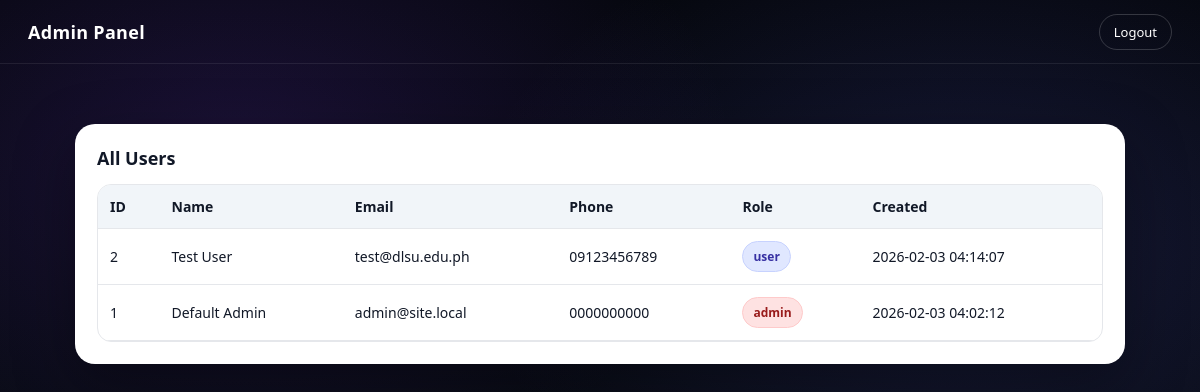
The page /admin.php (signed in) on the database as committed earlier.
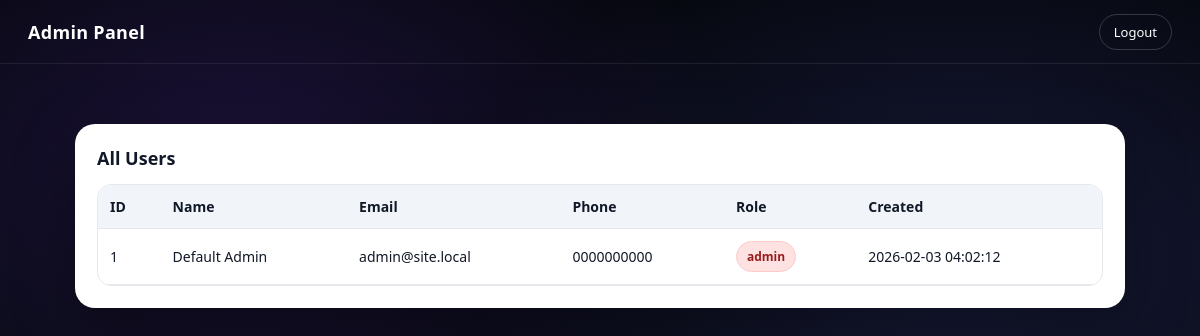
The same page on the database as committed later.
### tables this page shows
CREATE TABLE `users` (
  `id` int NOT NULL AUTO_INCREMENT,
  `full_name` varchar(120) NOT NULL,
  `email` varchar(190) NOT NULL,
  `phone` varchar(30) NOT NULL,
  `password_hash` varchar(255) NOT NULL,
  `role` enum('user','admin') NOT NULL DEFAULT 'user',
  `profile_photo` varchar(255) DEFAULT NULL,
  `created_at` timestamp NULL DEFAULT CURRENT_TIMESTAMP,
  PRIMARY KEY (`id`),
  UNIQUE KEY `email` (`email`),
  UNIQUE KEY `uniq_users_phone` (`phone`)
);

### includes/db.php (called while the page is built, shortened)
<?php
function db(): PDO {
    $dsn = 'mysql:host=' . DB_HOST . ';dbname=' . DB_NAME . ';charset=utf8mb4';
    $pdo = new PDO($dsn, DB_USER, DB_PASS, [
        PDO::ATTR_ERRMODE => PDO::ERRMODE_EXCEPTION,
        PDO::ATTR_DEFAULT_FETCH_MODE => PDO::FETCH_ASSOC,
    ]);
    return $pdo;
}

### admin.php (the view, shortened to what this page needs)
<?php
require_once __DIR__ . '/includes/db.php';
$users = db()
  ->query("SELECT id, full_name, email, phone, role, created_at FROM users ORDER BY created_at DESC")
  ->fetchAll();
?>
<!doctype html>
<html>
<head>
  <link rel="stylesheet" href="<?= BASE_URL ?>/assets/styles.css">
</head>
<body class="dashboard">
  <header class="dash-header">
    <div class="dash-brand">Admin Panel</div>
    <a class="logout" href="<?= BASE_URL ?>/logout.php">Logout</a>
  </header>
  <main class="dash-main">
    <section class="admin-card">
      <h2 class="admin-title">All Users</h2>
      <div class="table-wrap">
        <table class="admin-table">
          <thead>
            <tr>
              <th>ID</th>
              <th>Name</th>
              <th>Email</th>
              <th>Phone</th>
              <th>Role</th>
              <th>Created</th>
            </tr>
          </thead>
          <tbody>
            <?php foreach ($users as $u): ?>
              <tr>
                <td><?= (int)$u['id'] ?></td>
                <td><?= htmlspecialchars($u['full_name']) ?></td>
                <td><?= htmlspecialchars($u['email']) ?></td>
                <td><?= htmlspecialchars($u['phone']) ?></td>
                <td>
                  <span class="role-pill <?= $u['role'] === 'admin' ? 'role-admin' : 'role-user' ?>">
                    <?= htmlspecialchars($u['role']) ?>
                  </span>
                </td>
                <td><?= htmlspecialchars($u['created_at']) ?></td>
              </tr>
            <?php endforeach; ?>
          </tbody>
        </table>
      </div>
    </section>
  </main>
</body>
</html>

### assets/styles.css (style rules this page uses)
*, *::before, *::after { box-sizing: border-box; }
:root { --bg:#f5f6fa; --card:#ffffff; --text:#111827; --muted:#6b7280; --border:#e5e7eb; --primary:#111827; --accent:#7c3aed; --radius:18px; --shadow:0 18px 50px rgba(0,0,0,.12); }
body { margin:0; font-family: system-ui,-apple-system,Segoe UI,Roboto,Arial; color:var(--text); background: radial-gradient(900px 600px at 20% 20%, rgba(124,58,237,.18), transparent 55%), radial-gradient(900px 600px at 80% 30%, rgba(99,102,241,.18), transparent 55%), linear-gradient(180deg, #05070d, #0b0f1a); }
.dashboard { min-height:100vh; background: radial-gradient(900px 600px at 20% 20%, rgba(124,58,237,.18), transparent 55%), radial-gradient(900px 600px at 80% 30%, rgba(99,102,241,.18), transparent 55%), linear-gradient(180deg, #05070d, #0b0f1a); color:#fff; }
.dash-header { height:64px; display:flex; align-items:center; justify-content:space-between; padding:0 28px; border-bottom:1px solid rgba(255,255,255,.08); }
.dash-brand { font-weight:800; font-size:18px; letter-spacing:.3px; }
.logout { color:#fff; text-decoration:none; font-size:13px; padding:8px 14px; border-radius:999px; border:1px solid rgba(255,255,255,.18); }
.dash-main { display:flex; justify-content:center; padding:60px 20px; }
.admin-card { width:100%; max-width:1050px; background:#ffffff; color:#111827; border-radius:20px; padding:22px; box-shadow:0 20px 60px rgba(0,0,0,.35); }
.admin-title { margin:0 0 14px; font-size:18px; font-weight:800; }
.table-wrap { width:100%; overflow:auto; border-radius:14px; border:1px solid #e5e7eb; }
.admin-table { width:100%; border-collapse:collapse; font-size:14px; min-width:760px; }
.admin-table thead { background:#f1f5f9; }
.admin-table th, .admin-table td { padding:12px 12px; text-align:left; border-bottom:1px solid #e5e7eb; white-space:nowrap; }
.role-pill { display:inline-block; padding:6px 10px; border-radius:999px; font-size:12px; font-weight:700; border:1px solid #e5e7eb; }
.role-admin { background:#fee2e2; color:#991b1b; border-color:#fecaca; }
.role-user { background:#e0e7ff; color:#3730a3; border-color:#c7d2fe; }

Rows that differ between the two databases and show on the page:
removed users: id "2", full_name "Test User", email "test@dlsu.edu.ph", phone "09123456789", role "user", created_at "2026-02-03 04:14:07"
